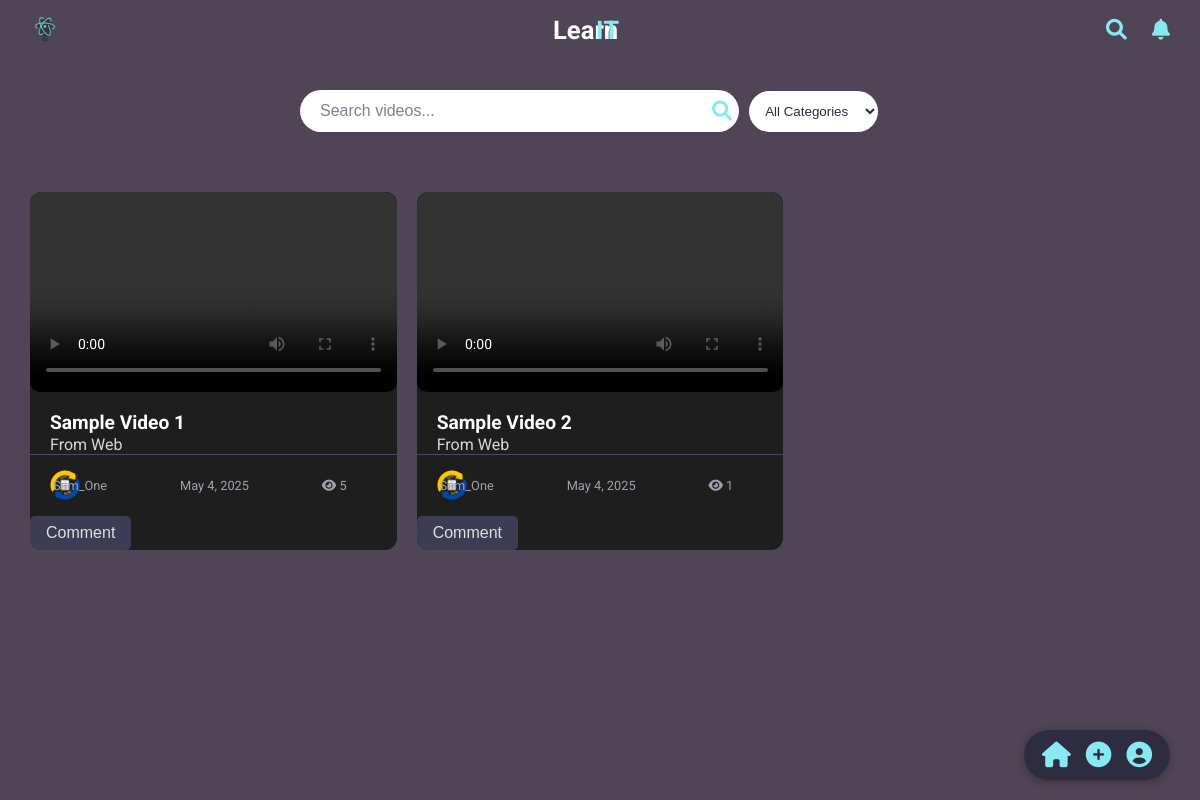
Before: /home/ (signed in) with the older database file.
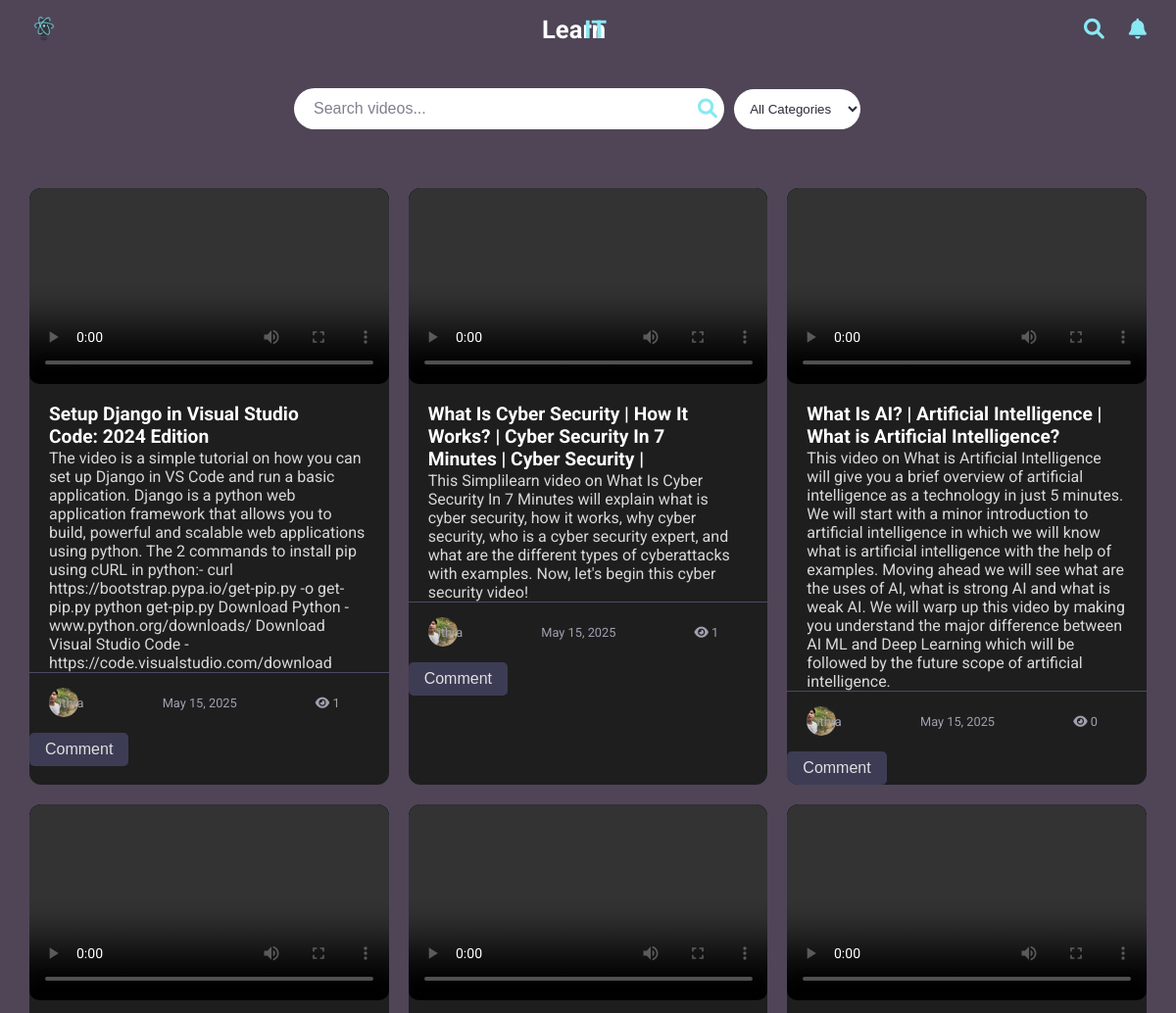
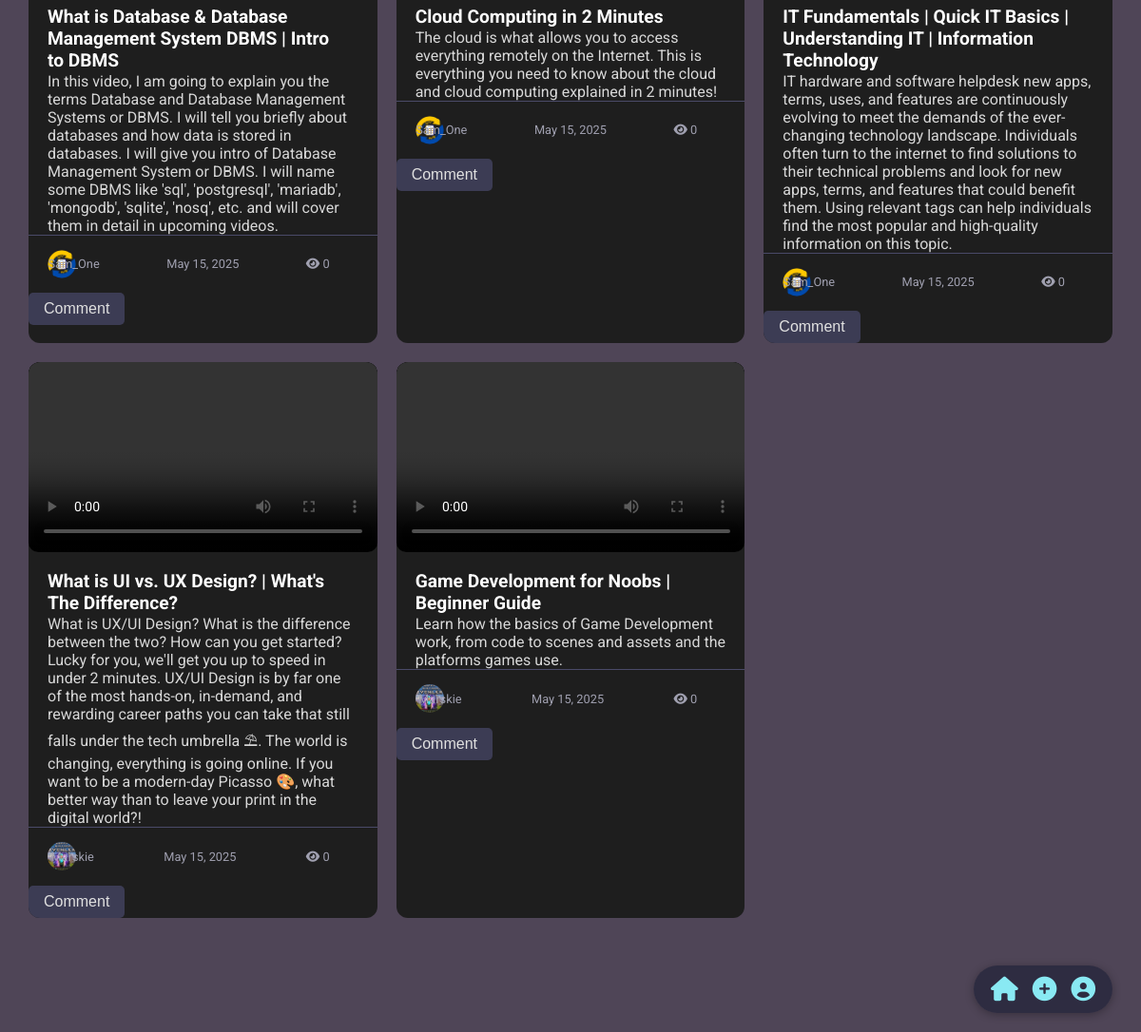
After: the same page with the newer database file (2 pictures, top to bottom).
### users/models.py (models this page shows, shortened)
class Video(models.Model):
    uploader = models.ForeignKey(User, on_delete=models.CASCADE)
    title = models.CharField(max_length=255)
    description = models.TextField()
    video_file = models.FileField(upload_to='videos/')
    upload_date = models.DateTimeField(auto_now_add=True)
    category = models.CharField(max_length=100, choices=CATEGORY_CHOICES)
    views = models.PositiveIntegerField(default=0)

class Profile(models.Model):
    user = models.OneToOneField(User, on_delete=models.CASCADE)
    description = models.TextField(blank=True)
    picture = models.ImageField(upload_to='profile_pics/', default='profile_pics/default.jpg')

### users/views.py (the view)
# urls.py: path('home/', views.home_view, name='home'),
@never_cache
@login_required
def home_view(request):
    videos = Video.objects.all().order_by('-upload_date')
    categories = Category.objects.all()
    search_query = request.GET.get('search', '')
    selected_category = request.GET.get('category', '')
    videos = Video.objects.all()
    if search_query:
        videos = videos.filter(title__icontains=search_query)
    if selected_category:
        videos = videos.filter(category=selected_category)
    context = {
        'videos': videos,
        'CATEGORY_CHOICES': CATEGORY_CHOICES,
    }
    return render(request, 'users/home.html', context)

### users/templates/users/home.html (shortened to what this page needs)
{% load static %}
<!DOCTYPE html>
<html lang="en">
<head>
    <link rel="stylesheet" href="https://cdnjs.cloudflare.com/ajax/libs/font-awesome/6.0.0/css/all.min.css" />
</head>
<body>
    <header class="top-nav">
        <div class="logo">
            <img src="{% static 'images/LITlogo.png' %}" alt="LearnIT Logo">
        </div>
        <div class="brand-name">Learn</div>
        <div class="brand-name2">IT</div>
        <div class="header-icons">
            <i class="fas fa-search"></i>
            <i class="fas fa-bell" id="notification-bell"></i>
        </div>
    </header>
    <div class="search-container">
        <form method="GET" action="{% url 'home' %}" style="width: 100%; display: flex; align-items: center; gap: 10px;">
            <input type="text" name="search" placeholder="Search videos...">
            <select name="category" style="width: 32%; padding: 12px; border-radius: 25px; border: none; background-color: white; color: #2C2C3C; font-size: 1; outline: none;">
                <option value="">All Categories</option>
            </select>
            <button type="submit" style="background: none; border: none; position: relative;">
                <i class="fas fa-search search-icon" style="right: 1400%; font-size: 1.5em; color: #89E9F3;"></i>
            </button>
        </form>
    </div>
    <main class="video-grid">
        {% for video in videos %}
            <div class="video-card">
                <video
                    class="video-player"
                    data-video-id="{{ video.id }}"
                    width="320"
                    controls
                >
                    <source src="{{ video.video_file.url }}" type="video/mp4">
                </video>
                <p class="title">{{ video.title }}</p>
                <p class="subtitle">{{ video.description }}</p>
                <div class="card-footer">
                    <div class="uploader-info">
                        {% if video.uploader.profile.picture %}
                            <img src="{{ video.uploader.profile.picture.url }}" alt="Uploader Picture">
                        {% else %}
                            <img src="{% static 'image/default_profile.png' %}" alt="Default Uploader">
                        {% endif %}
                    </div>
                    <span>{{ video.uploader.username }}</span>
                    <span>{{ video.upload_date|date:"F j, Y" }}</span>
                    <p><i class="fa-solid fa-eye"></i> <span class="view-count">{{ video.views }}</span></p>
                </div>
                <button class="toggle-comments-btn" onclick="toggleComments('{{ video.id }}')">
                    Comment
                </button>
            </div>
        {% empty %}
            <p>No videos uploaded yet.</p>
        {% endfor %}
    </main>
    <nav class="bottom-nav">
        <a href="{% url 'home' %}">
          <i class="fas fa-home"></i>
        </a>
        <a href="{% url 'upload_video' %}">
            <i class="fas fa-plus-circle"></i>
        </a>
        <a href="{% url 'profile' %}">
            <i class="fas fa-user-circle"></i>
        </a>
    </nav>
</body>
</html>

Changed rows visible on the page:
removed Video: title "Sample Video 1", description "From Web", uploader.profile.picture (picture), uploader.username "Sam_One", upload_date "May 4, 2025", views "5"
removed Video: title "Sample Video 2", description "From Web", uploader.profile.picture (picture), uploader.username "Sam_One", upload_date "May 4, 2025", views "1"
added Video: title "Setup Django in Visual Studio Code: 2024 Edition", description "The video is a simple tutorial on how you can set up Django in VS Code and run a basic application. Django is a python web application framework that allows you to build, powerful and scalable web applications using python. The 2 commands to install pip using cURL in python:- curl https://bootstrap.pypa.io/get-pip.py -o get-pip.py python get-pip.py Download Python - www.python.org/downloads/ Download Visual Studio Code - https://code.visualstudio.com/download", uploader.profile.picture (picture), uploader.username "ithra", upload_date "May 15, 2025", views "1"
added Video: title "What Is Cyber Security | How It Works? | Cyber Security In 7 Minutes | Cyber Security |", description "This Simplilearn video on What Is Cyber Security In 7 Minutes will explain what is cyber security, how it works, why cyber security, who is a cyber security expert, and what are the different types of cyberattacks with examples. Now, let's begin this cyber security video!", uploader.profile.picture (picture), uploader.username "ithra", upload_date "May 15, 2025", views "1"
added Video: title "What Is AI? | Artificial Intelligence | What is Artificial Intelligence?", description "This video on What is Artificial Intelligence will give you a brief overview of artificial intelligence as a technology in just 5 minutes. We will start with a minor introduction to artificial intelligence in which we will know what is artificial intelligence with the help of examples. Moving ahead we will see what are the uses of AI, what is strong AI and what is weak AI. We will warp up this video by making you understand the major difference between AI ML and Deep Learning which will be followed by the future scope of artificial intelligence.", uploader.profile.picture (picture), uploader.username "ithra", upload_date "May 15, 2025", views "0"
added Video: title "What is Database & Database Management System DBMS | Intro to DBMS", description "In this video, I am going to explain you the terms Database and Database Management Systems or DBMS. I will tell you briefly about databases and how data is stored in databases. I will give you intro of Database Management System or DBMS. I will name some DBMS like 'sql', 'postgresql', 'mariadb', 'mongodb', 'sqlite', 'nosq', etc. and will cover them in detail in upcoming videos.", uploader.profile.picture (picture), uploader.username "Sam_One", upload_date "May 15, 2025", views "0"
added Video: title "Cloud Computing in 2 Minutes", description "The cloud is what allows you to access everything remotely on the Internet. This is everything you need to know about the cloud and cloud computing explained in 2 minutes!", uploader.profile.picture (picture), uploader.username "Sam_One", upload_date "May 15, 2025", views "0"
added Video: title "IT Fundamentals | Quick IT Basics | Understanding IT | Information Technology", description "IT hardware and software helpdesk new apps, terms, uses, and features are continuously evolving to meet the demands of the ever-changing technology landscape. Individuals often turn to the internet to find solutions to their technical problems and look for new apps, terms, and features that could benefit them. Using relevant tags can help individuals find the most popular and high-quality information on this topic.", uploader.profile.picture (picture), uploader.username "Sam_One", upload_date "May 15, 2025", views "0"
added Video: title "What is UI vs. UX Design? | What's The Difference?", description "What is UX/UI Design? What is the difference between the two? How can you get started? Lucky for you, we'll get you up to speed in under 2 minutes. UX/UI Design is by far one of the most hands-on, in-demand, and rewarding career paths you can take that still falls under the tech umbrella ⛱. The world is changing, everything is going online. If you want to be a modern-day Picasso 🎨, what better way than to leave your print in the digital world?!", uploader.profile.picture (picture), uploader.username "Marskie", upload_date "May 15, 2025", views "0"
added Video: title "Game Development for Noobs | Beginner Guide", description "Learn how the basics of Game Development work, from code to scenes and assets and the platforms games use.", uploader.profile.picture (picture), uploader.username "Marskie", upload_date "May 15, 2025", views "0"
